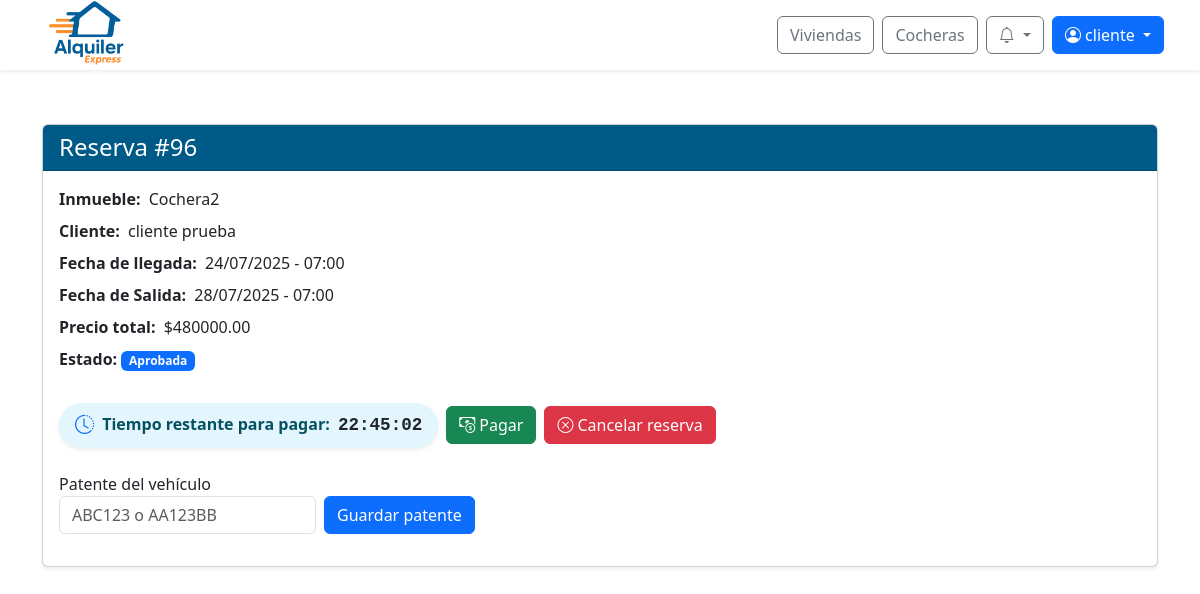
Screenshot of /reservas/96/detalle/ (signed in) with the database file from the repository.
### web/models.py (models this page shows, shortened)
class Reserva(models.Model):
    id_reserva = models.AutoField(primary_key=True)
    fecha_inicio = models.DateTimeField(default=timezone.now)
    fecha_fin = models.DateTimeField()
    precio_total = models.DecimalField(max_digits=10, decimal_places=2)
    estado = models.ForeignKey(Estado, on_delete=models.SET_NULL, null=True)  # Aquí está el estado FK
    inmueble = models.ForeignKey(Inmueble, null=True, blank=True, on_delete=models.SET_NULL)
    cochera = models.ForeignKey(Cochera, null=True, blank=True, on_delete=models.SET_NULL)
    descripcion = models.TextField()
    creada_en = models.DateTimeField(default=timezone.now)
    aprobada_en = models.DateTimeField(null=True, blank=True)
    cantidad_adultos = models.PositiveIntegerField(default=1, verbose_name="Cantidad de adultos")
    cantidad_ninos = models.PositiveIntegerField(default=0, verbose_name="Cantidad de niños")
    patente = models.CharField(max_length=20, null=True, blank=True, verbose_name="Patente del vehículo")
    def cliente(self):
        rel = ClienteInmueble.objects.filter(reserva=self).first()
        return rel.cliente if rel else None

class Cochera(models.Model):
    id_cochera = models.AutoField(primary_key=True)
    nombre = models.CharField(max_length=100, unique=True)
    alto = models.FloatField()
    ancho = models.FloatField()
    largo = models.FloatField()
    cantidad_vehiculos = models.IntegerField()
    con_techo = models.BooleanField()
    descripcion = models.TextField()
    direccion = models.TextField()
    provincia = models.ForeignKey(Provincia, on_delete=models.SET_NULL, null=True)
    ciudad = models.ForeignKey(Ciudad, on_delete=models.SET_NULL, null=True)
    precio_por_dia = models.DecimalField(max_digits=10, decimal_places=2)
    politica_cancelacion = models.TextField()
    fecha_publicacion = models.DateField()
    estado = models.ForeignKey(Estado, on_delete=models.SET_NULL, null=True)
    empleado = models.ForeignKey(Perfil, null=True, blank=True, on_delete=models.SET_NULL)
    minimo_dias_alquiler = models.PositiveIntegerField(default=1, verbose_name="Mínimo de días de alquiler")
    def __str__(self):
        return self.nombre

class ClienteInmueble(models.Model):
    id_cliente_inmueble = models.AutoField(primary_key=True)
    cliente = models.ForeignKey(Perfil, on_delete=models.CASCADE)  # FK a Perfil, no Usuario
    inmueble = models.ForeignKey(Inmueble, null=True, blank=True, on_delete=models.SET_NULL)
    cochera = models.ForeignKey(Cochera, null=True, blank=True, on_delete=models.SET_NULL)
    reserva = models.ForeignKey(Reserva, on_delete=models.CASCADE)

class Perfil(models.Model):
    id_perfil = models.AutoField(primary_key=True)
    usuario = models.OneToOneField(User, on_delete=models.CASCADE)
    dni = models.CharField(max_length=20)
    fecha_nacimiento = models.DateField(null=True, blank=True)

class Estado(models.Model):
    id_estado = models.AutoField(primary_key=True)
    nombre = models.CharField(max_length=100)

### web/views/viewsReservas.py (the view, shortened to what this page needs)
# urls.py: path('reservas/<int:id_reserva>/detalle/', viewsReservas.ver_detalle_reserva, name='ver_detalle_reserva'),
@login_required
def ver_detalle_reserva(request, id_reserva):
    reserva = get_object_or_404(Reserva, id_reserva=id_reserva)
    huespedes = list(Huesped.objects.filter(reserva=reserva))
    cliente_principal = reserva.cliente()
    if cliente_principal:
        ya_esta = any(
            h.dni == cliente_principal.dni
            for h in huespedes
        )
        if not ya_esta:
            huesped_titular = Huesped(
                reserva=reserva,
                nombre=cliente_principal.usuario.first_name,
                apellido=cliente_principal.usuario.last_name,
                dni=cliente_principal.dni,
                fecha_nacimiento=cliente_principal.fecha_nacimiento
            )
            huespedes.insert(0, huesped_titular)
    huespedes_precargados = {}
    for i, huesped in enumerate(huespedes):
        huespedes_precargados[f'nombre_{i}'] = huesped.nombre
        huespedes_precargados[f'apellido_{i}'] = huesped.apellido
        huespedes_precargados[f'dni_{i}'] = huesped.dni
        huespedes_precargados[f'fecha_nacimiento_{i}'] = huesped.fecha_nacimiento.strftime('%Y-%m-%d') if huesped.fecha_nacimiento else ''
    tiempo_restante_creacion = None
    tiempo_restante = None
    if reserva.estado.nombre == "Aprobada":
        fecha_aprobacion = reserva.aprobada_en  # Debe ser datetime
        if fecha_aprobacion:
            tiempo_limite = fecha_aprobacion + timedelta(hours=24)
            ahora = timezone.now()
            tiempo_restante = max(0, (tiempo_limite - ahora).total_seconds())
    puede_extender = False
    fecha_disponible_extension = None
    horas_para_extension = None
    extension_pendiente = False  # ← AGREGAR NUEVA VARIABLE
    extensiones = ExtensionReserva.objects.filter(reserva=reserva).order_by('-fecha_solicitud')
    context = {
        'reserva': reserva,
        'huespedes': huespedes,
        'rango_adultos': range(reserva.cantidad_adultos),
        'rango_ninos': range(reserva.cantidad_ninos),
        'huespedes_precargados': huespedes_precargados,
        'is_admin_or_empleado': is_admin_or_empleado(request.user),
        'tiempo_restante': tiempo_restante,
        'tiempo_restante_creacion': tiempo_restante_creacion,
        'puede_extender': puede_extender,
        'fecha_disponible_extension': fecha_disponible_extension,
        'horas_para_extension': horas_para_extension,
        'extension_pendiente': extension_pendiente,  # ← AGREGAR AL CONTEXT
        'extensiones': extensiones,
    }
    return render(request, 'reservas_detalle.html', context)

### web/authentication.py (called while the page is built)
    def get_user(self, user_id):
        try:
            return User.objects.get(pk=user_id)
        except User.DoesNotExist:
            return None

### web/context_processors.py (called while the page is built)
def notifications(request):
    if request.user.is_authenticated:
        try:
            return {
                'notificaciones': request.user.perfil.notificacion_set.order_by('-fecha_creacion')[:10],
                'notificaciones_no_leidas': request.user.perfil.notificacion_set.filter(leido=False).count()
            }
        except Exception:
            return {}
    return {}

def is_client_context(request):
    return {'is_client': is_client(request.user)}

### web/templatetags/user_groups.py (called while the page is built)
@register.filter(name='has_group')
def has_group(user, group_name):
    if not user.is_authenticated:
        return False
    return user.groups.filter(name=group_name).exists()

### web/utils.py (called while the page is built)
def is_client(user):
    return user.is_authenticated and user.groups.filter(name="cliente").exists()

def is_admin_or_empleado(user):
    return user.is_authenticated and (user.is_staff or user.groups.filter(name="empleado").exists())

### web/templates/reservas_detalle.html (shortened to what this page needs)
{% extends 'base/base.html' %}
{% load static %}
{% block extra_css %}
  <link rel="stylesheet" href="https://cdn.jsdelivr.net/npm/flatpickr/dist/flatpickr.min.css">
{% endblock %}
{% block content %}
<div class="container mt-4" style="padding-top: 100px;">
  <div class="card shadow-sm">
    <div class="card-header bg-azul-alquiler text-white">
      <h4 class="mb-0">Reserva #{{ reserva.id_reserva }}</h4>
    </div>
    <div class="card-body">
      <div class="row mb-3">
        <div class="col-md-9">
          <div class="mb-2">
            <strong>Inmueble:</strong>
            <span class="ms-1">{% if reserva.inmueble %}
                                  {{ reserva.inmueble }}
                                {% elif reserva.cochera %}
                                  {{ reserva.cochera }}
                                {% endif %}
            </span>
          </div>
          <div class="mb-2">
            <strong>Cliente:</strong>
            <span class="ms-1">
              {% with relacion=reserva.clienteinmueble_set.first %}
                {% if relacion and relacion.cliente %}
                  {{ relacion.cliente.usuario.get_full_name|default:relacion.cliente.usuario.username }}
                {% else %}
                  <em>Cliente no disponible</em>
                {% endif %}
              {% endwith %}
            </span>
          </div>
          <div class="mb-2">
            <strong>Fecha de llegada:</strong>
            <span class="ms-1">
              {{ reserva.fecha_inicio|date:"d/m/Y" }}{% if reserva.cochera %} - {{ reserva.fecha_inicio|time:"H:i" }} {% endif %}
            </span>
          </div>
          <div class="mb-2">
            <strong>Fecha de Salida:</strong>
            <span class="ms-1">
              {{ reserva.fecha_fin|date:"d/m/Y" }}{% if reserva.cochera %} - {{ reserva.fecha_fin|time:"H:i" }} {% endif %}
            </span>
          </div>
          <div class="mb-2">
            <strong>Precio total:</strong>
            <span class="ms-1">${{ reserva.precio_total }}</span>
          </div>
          <div class="mb-2">
            <strong>Estado:</strong>
            <span class="badge
              {% if reserva.estado.nombre == 'Confirmada' %}bg-success
              {% elif reserva.estado.nombre == 'Cancelada' %}bg-danger
              {% elif reserva.estado.nombre == 'Rechazada' %}bg-secondary
              {% elif reserva.estado.nombre == 'Pagada' %}bg-info
              {% elif reserva.estado.nombre == 'Aprobada' %}bg-primary
              {% elif reserva.estado.nombre == 'Pendiente' or reserva.estado.nombre == 'Concurrente' %}bg-warning
              {% elif reserva.estado.nombre == 'Finalizada' %}bg-dark
              {% else %}bg-warning{% endif %}">
              {% if reserva.estado.nombre == 'Concurrente' %}Pendiente{% else %}{{ reserva.estado.nombre }}{% endif %}
            </span>
          </div>
        </div>
        <div class="col-md-3 d-flex align-items-center justify-content-md-end justify-content-start mt-3 mt-md-0">
        </div>
      </div>
      {% if not is_admin_or_empleado %}
        <div class="mt-4 d-flex flex-wrap gap-2 align-items-center">
          {% if reserva.estado.nombre != "Cancelada" and reserva.estado.nombre != "Finalizada" %}
            {% if reserva.estado.nombre == "Aprobada" %}
              {% if tiempo_restante and tiempo_restante > 0 %}
                <div class="alert alert-info d-flex align-items-center gap-2 mb-0 rounded-pill shadow-sm border-0 py-2 px-3" id="timer-pago" style="background: #e3f6fd; font-size: 1rem;">
                  <i class="bi bi-clock-history text-primary" style="font-size: 1.2rem;"></i>
                  <span class="fw-semibold">
                    <span class="d-none d-md-inline">Tiempo restante para pagar:</span>
                    <span id="timer" class="ms-1 text-dark" style="font-family: monospace; font-size: 1.1rem;"></span>
                  </span>
                </div>
                {% if not is_admin_or_empleado and huespedes|length == reserva.cantidad_adultos|add:reserva.cantidad_ninos or reserva.patente %}
                  <button class="btn btn-success d-flex align-items-center h-100" id="pagar-btn">
                    <i class="bi bi-cash-coin me-1"></i> Pagar
                  </button>
                {% else %}
                  <button class="btn btn-secondary d-flex align-items-center h-100" disabled>
                    <i class="bi bi-cash-coin me-1"></i> Pagar
                  </button>
                {% endif %}
              {% else %}
                <div class="alert alert-danger d-flex align-items-center gap-2 mb-3">
                  <i class="bi bi-clock-history fs-5"></i>
                  <span>El tiempo para pagar la reserva ha expirado.</span>
                </div>
              {% endif %}
            {% endif %}
            {% if not is_admin_or_empleado %}
              {% if tiempo_restante and tiempo_restante > 0 %}
                <form id="cancelarReservaForm" method="post" action="{% url 'cancelar_reserva' reserva.id_reserva %}" class="m-0">
                  <button type="submit" class="btn btn-danger d-flex align-items-center h-100">
                    <i class="bi bi-x-circle me-1"></i> Cancelar reserva
                  </button>
                </form>
              {% endif %}
            {% endif %}
          {% endif %}
        </div>
        <br>
    {% endif %}
      {% if reserva.cochera %}
        <div class="mb-3">
          {% if reserva.patente %}
            <div class="mt-2">
              <strong>Patente registrada:</strong> {{ reserva.patente }}
            </div>
          {% else %}
            {% if not is_admin_or_empleado %}
              <form method="post" action="{% url 'guardar_patente' reserva.id_reserva %}" class="row g-2 align-items-end" id="form-patente">
                <div class="col-auto">
                  <label for="patente" class="form-label mb-0">Patente del vehículo</label>
                  <input type="text" class="form-control" id="patente" name="patente" required maxlength="10" placeholder="ABC123 o AA123BB"
                        value="{{ reserva.patente|default_if_none:'' }}">
                </div>
                <div class="col-auto">
                  <button type="submit" class="btn btn-primary">Guardar patente</button>
                </div>
              </form>
            {% else %}
              <div class="mt-2">
                <strong>Patente:</strong> <em>No registrada</em>
              </div>
            {% endif %}
          {% endif %}
        </div>
      {% endif %}
    </div>
  </div>
</div>
{% endblock %}

### web/templates/base/base.html (shortened to what this page needs)
{% load static %}
{% load user_groups %}
<!DOCTYPE html>
<html lang="es">
<head>
  <link rel="stylesheet" href="{% static 'css/normalize.css' %}">
  <link href="https://cdn.jsdelivr.net/npm/bootstrap@5.3.3/dist/css/bootstrap.min.css" rel="stylesheet">
  <link href="https://cdn.jsdelivr.net/npm/bootstrap-icons@1.10.5/font/bootstrap-icons.css" rel="stylesheet">
  <link rel="stylesheet" href="https://cdn.jsdelivr.net/npm/sweetalert2@11/dist/sweetalert2.min.css">
  <link rel="stylesheet" href="{% static 'css/global.css' %}">
  <link rel="stylesheet" href="{% static 'css/notification.css' %}">
  {% block extra_css %}{% endblock %}
</head>
<body>
  <nav class="navbar navbar-expand-lg navbar-light bg-white fixed-top shadow-sm px-4">
    <div class="navbar__container container-fluid d-flex align-items-center justify-content-between">
      <div class="d-flex align-items-center me-3">
        <a href="{% url 'index' %}">
          <img src="{% static 'img/logo-alquiler-express-3.png' %}" alt="Logo Alquiler Express" class="navbar__icon">
        </a>
      </div>
      <div class="navbar__buttons d-flex align-items-center ms-3">
        <a href="{% url 'buscar_inmuebles' %}" class="btn btn-outline-secondary me-2">Viviendas</a>
        <a href="{% url 'buscar_cocheras' %}" class="btn btn-outline-secondary me-2">Cocheras</a>
        {% if user.is_authenticated %}
          <div class="dropdown me-2">
            <button class="btn btn-outline-secondary position-relative dropdown-toggle"
                    type="button"
                    id="notificacionesDropdown"
                    data-bs-toggle="dropdown"
                    aria-expanded="false"
                    onclick="marcarTodasLeidas('{% url 'marcar_todas_leidas' %}', '{{ csrf_token }}')">
              <i class="bi bi-bell"></i>
            </button>
          </div>
          <div class="dropdown">
            <button class="btn btn-primary dropdown-toggle" type="button" id="userOptionsDropdown" data-bs-toggle="dropdown" aria-expanded="false">
              <i class="bi bi-person-circle"></i> {{ user.first_name|default:user.username }}
            </button>
          </div>
        {% else %}
          <a href="{% url 'login' %}" class="btn btn-outline-secondary me-2">Iniciar sesión</a>
          <a href="{% url 'register' %}" class="btn btn-primary">Registrarse</a>
        {% endif %}
      </div>
    </div>
  </nav>
  {% block content %}{% endblock content %}
</body>
</html>

### web/static/css/global.css (style rules this page uses)
:root { --color-azul-alquiler: #005A87; --color-azul-hover: #004466; --color-azul-active: #003347; --color-azul-focus-shadow: rgba(0, 90, 135, 0.25); --color-naranja-alquiler: #F26A1B; --color-naranja-hover: #d85b17; --color-naranja-active: #b84e14; --color-naranja-focus-shadow: rgba(242, 106, 27, 0.25); }
.navbar { height: 70px; }
.navbar__container { height: 70px; }
.navbar__icon { height: 72px; }

### web/templates/reservas_detalle.html (style rules this page uses)
.bg-azul-alquiler { background-color: #005A87 !important; }

### rows the page displays
Reserva: id_reserva "96", cochera "Cochera2", fecha_inicio "24/07/2025", fecha_inicio "07:00", fecha_fin "28/07/2025", fecha_fin "07:00", precio_total "480000.00", estado.nombre "Aprobada"
ClienteInmueble: cliente.usuario.get_full_name "cliente prueba"

### other values shown
{{ user.first_name|default:user.username }} "cliente"
